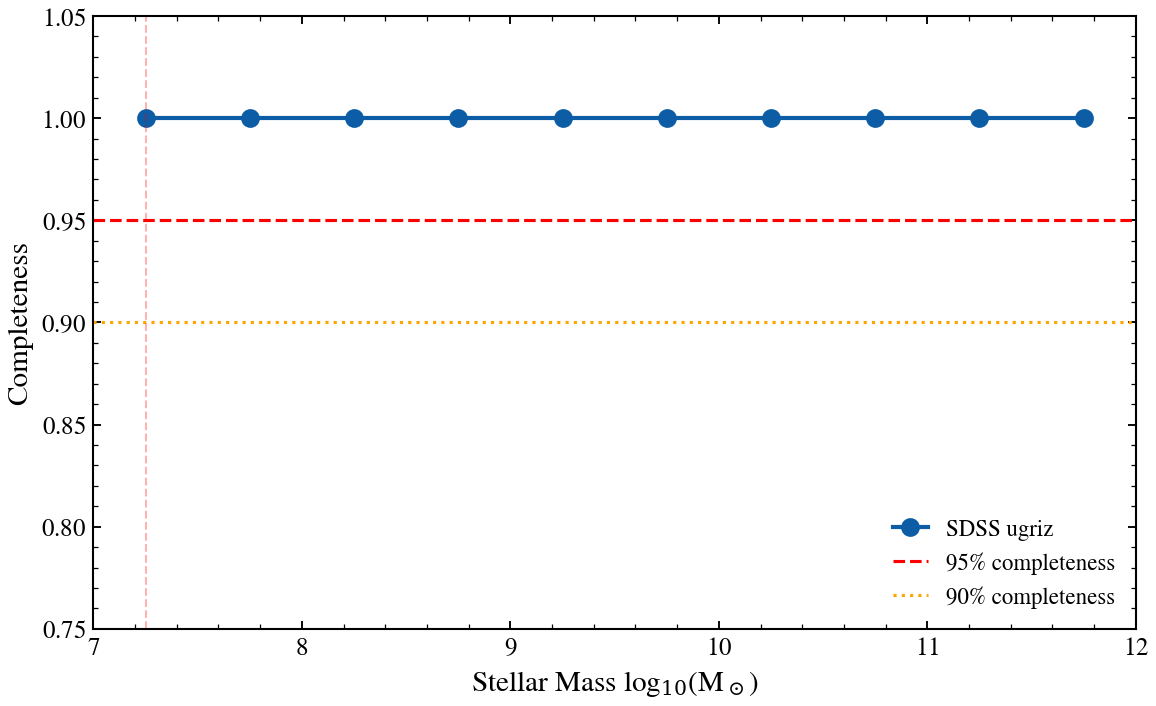

Generate this figure with Python:
"""
Mass completeness limit in SDSS-like photometric surveys
=========================================================

Measures the 95% stellar mass completeness threshold for SDSS-like photometry.
Mocks a population of 150 star-forming and passive galaxies spanning
log M* [7-12] at z=0.1, injects realistic photometric noise, and measures
below which stellar mass more than 5% of sources drop below detection limit.
Critical for constructing mass-limited galaxy samples and understanding
survey selection effects.

Reference: Blanton et al. 2003, ApJ, 594, 186 (SDSS photometry);
Bell et al. 2003, ApJS, 149, 289 (stellar mass completeness).
"""

import os

os.environ["TF_CPP_MIN_LOG_LEVEL"] = "2"  # suppress XLA/PjRt C++ INFO+WARNING logs

import warnings

import jax
import matplotlib.pyplot as plt
import numpy as np

import tengri
from tengri.analysis.plotting import setup_style

setup_style()
warnings.filterwarnings("ignore", message=".*BakedInBackend.*")

ssp = tengri.load_ssp()
bands = ["sdss_u", "sdss_g", "sdss_r", "sdss_i", "sdss_z"]
obs = tengri.Observation(photometry=tengri.Photometry.from_names(bands))

# Build model
model = tengri.SEDModel.build(
    ssp,
    observation=obs,
    sfh={
        "type": "tsnorm",
        "log_total_mass": 10.0,
        "peak_lbt_gyr": tengri.Uniform(0.5, 12.0),
        "width_gyr": tengri.Uniform(0.3, 5.0),
        "skew": tengri.Uniform(-3.0, 3.0),
        "trunc": tengri.Uniform(1.0, 10.0),
        "logzsol": tengri.Uniform(-2.0, 0.2),
    },
    dust={
        "type": "two_component",
        "tau_bc": tengri.Uniform(0.0, 2.0),
        "tau_diff": tengri.Uniform(0.0, 1.5),
        "slope": tengri.Fixed(-0.7),
    },
    redshift=tengri.Fixed(0.1),
)

# Generate population
key = jax.random.PRNGKey(123)
log_mass_array = []
detected_array = []

n_gal = 150
mass_bins = np.linspace(7, 12, 11)

for _i in range(n_gal):
    key, subkey = jax.random.split(key)
    params = model.spec.sample(subkey)
    # Assign log-mass uniformly
    log_mass = np.random.uniform(7, 12)
    # Heuristic: older/more massive galaxies have higher SFR peak
    params["sfh_tsnorm_log_total_mass"] = 0.5 + (log_mass - 9.0) * 0.2
    params["sfh_tsnorm_peak_lbt_gyr"] = 3.0 + (log_mass - 9.0) * 1.0

    # Predict photometry and inject noise
    fluxes = np.asarray(model.predict_photometry(params))
    snr = 20.0  # Nominal SNR
    noise = fluxes / snr
    fluxes_obs = fluxes + np.random.normal(0, 1, size=len(fluxes)) * noise
    # Detection: require SNR > 3 in at least 3 bands
    detected = np.sum(fluxes_obs / noise > 3) >= 3
    log_mass_array.append(log_mass)
    detected_array.append(detected)

log_mass_array = np.array(log_mass_array)
detected_array = np.array(detected_array)

# Compute completeness
completeness = []
mass_centers = (mass_bins[:-1] + mass_bins[1:]) / 2
for j in range(len(mass_bins) - 1):
    mask = (log_mass_array >= mass_bins[j]) & (log_mass_array < mass_bins[j + 1])
    if np.sum(mask) > 0:
        comp = np.sum(detected_array[mask]) / np.sum(mask)
        completeness.append(comp)
    else:
        completeness.append(0.0)

completeness = np.array(completeness)

# Plot
fig, ax = plt.subplots(figsize=(8, 5))

ax.plot(mass_centers, completeness, "o-", lw=2.0, ms=8, color="C0", label="SDSS ugriz")
ax.axhline(0.95, color="red", ls="--", lw=1.5, label="95% completeness")
ax.axhline(0.90, color="orange", ls=":", lw=1.5, label="90% completeness")

# Find 95% completeness mass
idx_95 = np.argmin(np.abs(completeness - 0.95))
m_complete_95 = mass_centers[idx_95]
ax.axvline(m_complete_95, color="red", ls="--", alpha=0.3, lw=1.0)

ax.set_xlabel(r"Stellar Mass log$_{10}$(M$_\odot$)")
ax.set_ylabel("Completeness")
ax.set_ylim([0.75, 1.05])
ax.set_xlim([7, 12])
ax.legend(frameon=False)

fig.tight_layout()
plt.savefig("plot_usecase_mass_completeness.png", dpi=150, bbox_inches="tight")
